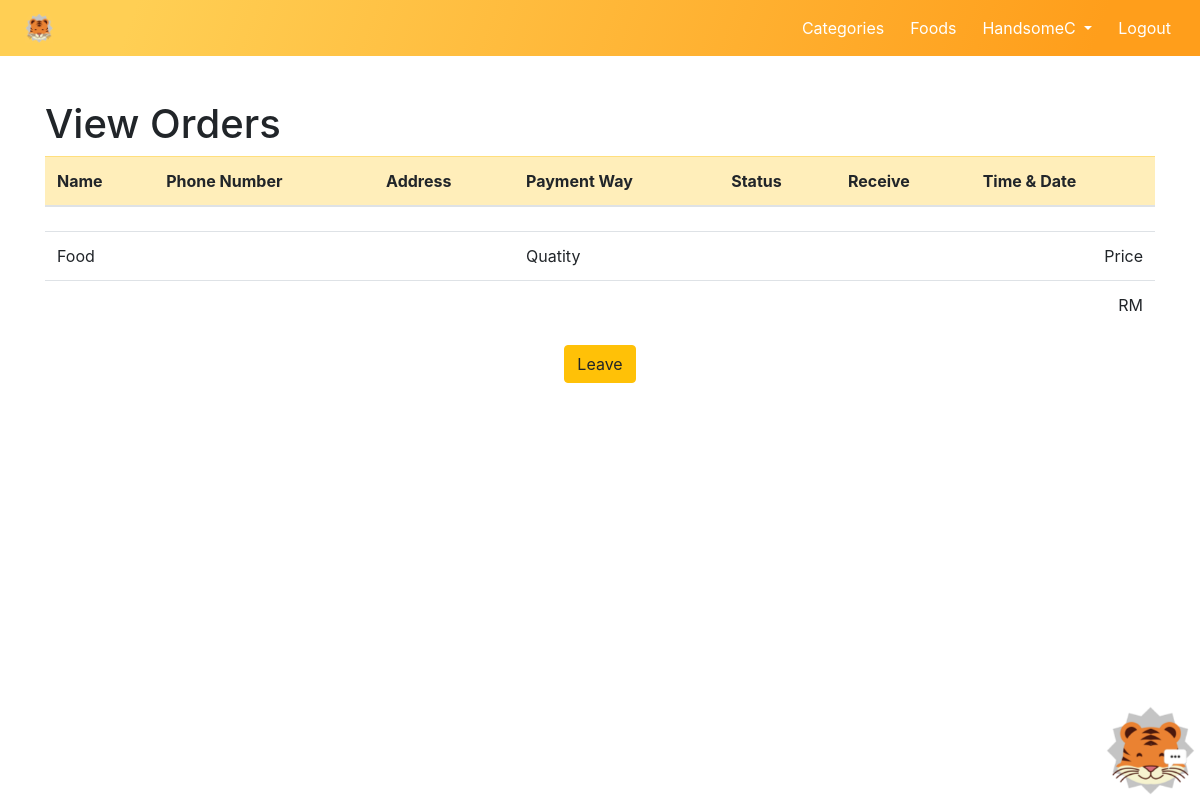
Before: /orderdetail.php (signed in) with the older database file.
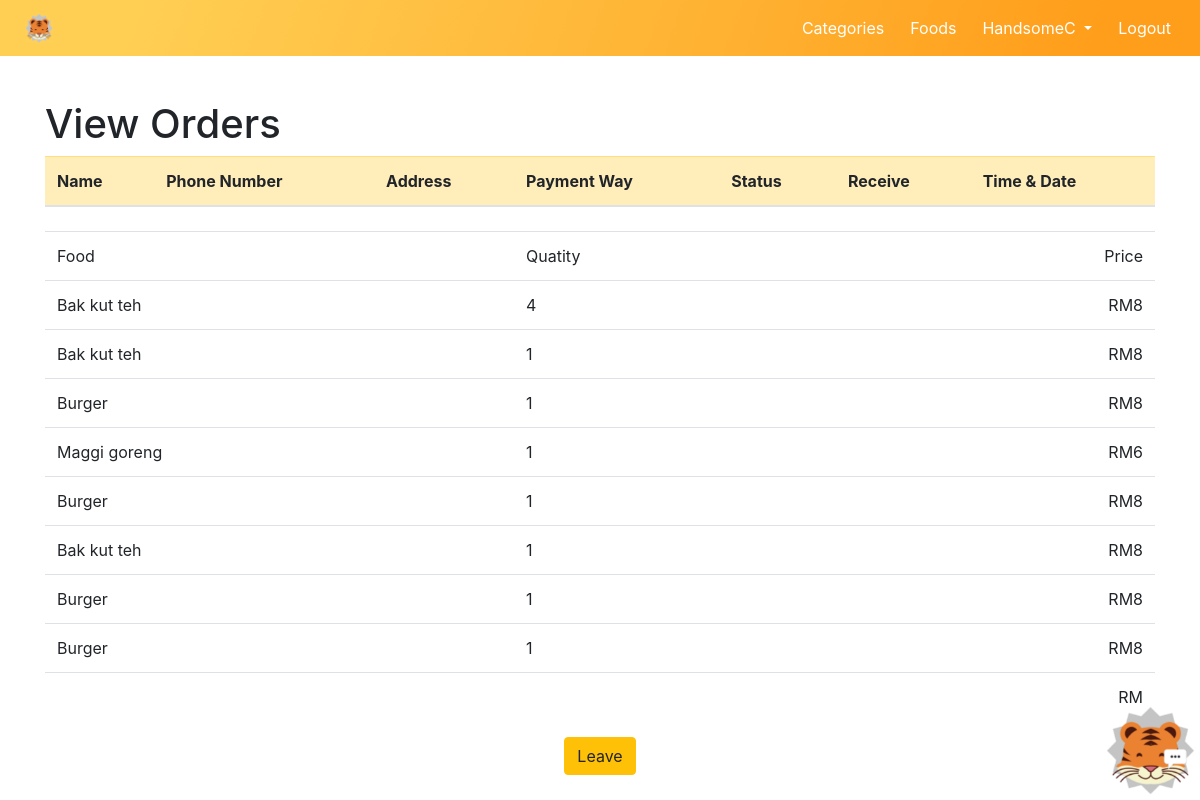
After: the same page with the newer database file.
### tables this page shows
CREATE TABLE `orders` (
  `cust_id` varchar(255) NOT NULL,
  `order_id` int(30) NOT NULL,
  `foodname` varchar(255) NOT NULL,
  `price` int(30) NOT NULL,
  `quantity` int(30) NOT NULL,
  `username` varchar(255) NOT NULL,
  `date_time` timestamp NOT NULL DEFAULT current_timestamp() ON UPDATE current_timestamp()
);

### orderdetail.php (the view, shortened to what this page needs)
<?php
require('database/mysql.php');
?>
<!DOCTYPE html>
<html>
<head>
    <link rel="stylesheet" href="css/nav-bar.css">
</head>
<body>
    <header>
        <?php
          require "navandfooter/nav.php";
        ?>
    </header>
    <?php
if(isset($_SESSION['userEmail-foodtiger']))
{
require "chat.php";
}
      ?>
    <div class="container" style="margin-top:100px;">
    <div class="row">
    <div class="col-md-12 col-md-offset-1">
            <h1>View Orders</h1>
            <div class="panel panel-default panel-table">
              <div class="panel-body">
                <table class="table ">
                  <thead class="table-warning">
                    <tr>
                        <th>Name</th>
                        <th>Phone Number</th>
                        <th>Address</th>
                        <th>Payment Way</th>
                        <th>Status</th>
                        <th>Receive</th>
                        <th>Time & Date</th>
                    </tr>
                  </thead>
                  <tbody>
                  <tr>
                  <td><?php echo $Name; ?></a></td>
                  <td><?php echo $PhoneNo; ?></td>
                  <td><?php echo $Address; ?></td>
                  <td><?php echo $payment_way; ?></td>
                  <td><?php echo $status; ?></td>
                  <td><?php echo $receive; ?></td>
                  <td><?php echo $time_date; ?></td>
                  </tr>
                  <tr><td class='text-left' colspan='3' >Food</td>
                      <td class='text-left' colspan='3' >Quatity</td>
                      <td class='text-right' colspan='3' >Price</td>
                  </tr>
                  <?php
                  $search="";
                $sql="select * from orders".$search;
                $result=$conn->query($sql);
                if($result->num_rows >0){
                    while($row = $result -> fetch_assoc()){
            ?>
                        <tr><td class='text-left' colspan='3' ><?php echo $row['foodname'];?> </td>
                             <td class='text-left' colspan='3' ><?php echo $row['quantity'];?> </td>
                             <td class='text-right' colspan='3' >RM<?php echo $row['price'];?> </td>
                        </tr>
            <?php
                }
            }?>
          <tr>
      <td class='text-right' colspan='14' >RM<?php if (isset($_GET['order_id'])){echo $price; }?> </td>
          </tr>
                      </tbody>
                </table>
                <div style="text-align: center;"><a href="paymenthistory.php"><button type="button" class="btn btn-warning" >Leave</button></a></div>
              </div>
                   </div>
                   </div>
              </div>
              </div>
</body>
</html>

### navandfooter/nav.php (shortened to what this page needs)
<head>
  <link rel="stylesheet" href="https://stackpath.bootstrapcdn.com/bootstrap/4.5.0/css/bootstrap.min.css"
>
  <link rel="stylesheet" href="https://maxcdn.bootstrapcdn.com/bootstrap/4.5.0/css/bootstrap.min.css">
  <link rel="stylesheet" href="https://cdnjs.cloudflare.com/ajax/libs/font-awesome/4.7.0/css/font-awesome.min.css">
</head>
<header>
  <nav class="navbar navbar-expand-md  navbar-dark fixed-top"
    style="background-image: linear-gradient( 109.6deg,  rgba(255,207,84,1) 11.2%, rgba(255,158,27,1) 91.1% );">
    <a class="navbar-brand" href="index.php"><img src="image/logo 256x256.png" alt="logo" width="30" height="30" style="margin-left:30%; display: block;max-width: 100%;"></a>
    <div class="navbar-collapse collapse w-100 order-3 dual-collapse2 " id="collapsibleNavbar">
      <ul class="navbar-nav ml-auto">
        <li class="nav-item active">
          <a class="nav-link" href="customer/category.php">Categories</a>
        </li>
        <li class="nav-item active">
          <a class="nav-link" href="customer/foodpage.php">Foods</a>
        </li>
        <?php if (isset($_SESSION['userEmail-foodtiger'])) {?>
        <li class="nav-item dropdown">
          <a class="nav-link dropdown-toggle active" href="#" id="navbarDropdown" data-toggle="dropdown">
            <?php echo $_SESSION['Name'] ?>
          </a>
        </li>
        <li class="nav-item active"><a class="nav-link" href="database/lognoutcode.php" style="width:auto;"
            onclick="return confirm('Are you sure?')">Logout</a></li>
        <?php
        }
        ?>
      </ul>
    </div>
  </nav>
</header>

### chat.php (shortened to what this page needs)
<link rel="stylesheet" href="css/chat.css">
<input type="image" src="image/tigerChat.png" onclick="openForm()" id="mybut" class="chat"
  style="height: 150px; width:150px;"></input>

### css/nav-bar.css (style rules this page uses)
.navbar-nav > li { padding-left:5px; padding-right:5px; }

### css/chat.css (style rules this page uses)
.chat { position: fixed; bottom: -25px; right: -25px; z-index: 99; padding: 30px; }

Changed rows visible on the page:
added orders: foodname "Bak kut teh", quantity "4", price "8"
added orders: foodname "Bak kut teh", quantity "1", price "8"
added orders: foodname "Burger", quantity "1", price "8"
added orders: foodname "Maggi goreng", quantity "1", price "6"
added orders: foodname "Burger", quantity "1", price "8"
added orders: foodname "Bak kut teh", quantity "1", price "8"
added orders: foodname "Burger", quantity "1", price "8"
added orders: foodname "Burger", quantity "1", price "8"
